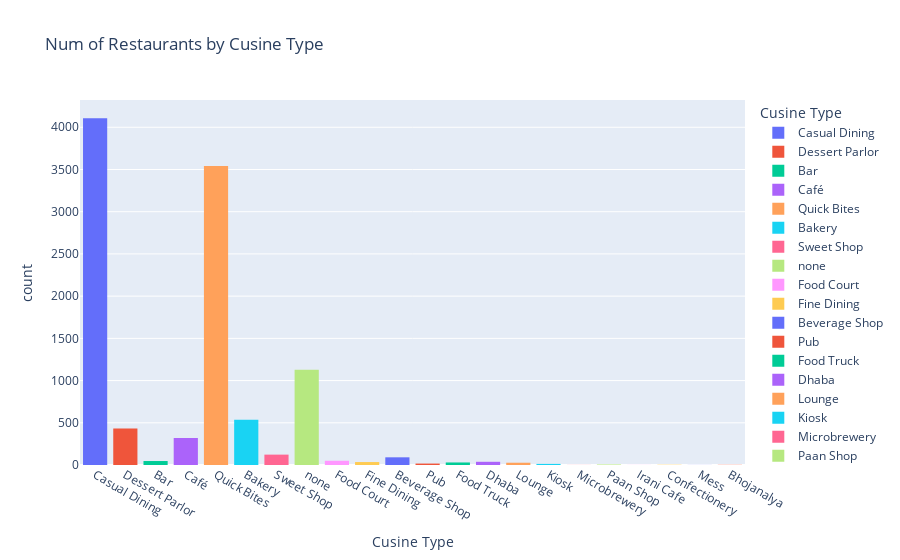

The notebook cell this image was saved under:
### Code cell
fig.show()

### Figure 1 — Plotly figure (JSON) as saved in the notebook; plotly's stock layout.template omitted (floating-point values rounded to 4 significant figures; data arrays with more than 128 entries replaced by an {"elided": "..."} marker saying what was removed)
{"data": [{"alignmentgroup": "True", "bingroup": "x", "hovertemplate": "Cusine Type=%{x}<br>count=%{y}<extra></extra>", "legendgroup": "Casual Dining", "marker": {"color": "#636efa", "pattern": {"shape": ""}}, "name": "Casual Dining", "offsetgroup": "Casual Dining", "orientation": "v", "showlegend": true, "type": "histogram", "x": {"elided": "4107 str values"}, "xaxis": "x", "yaxis": "y"}, {"alignmentgroup": "True", "bingroup": "x", "hovertemplate": "Cusine Type=%{x}<br>count=%{y}<extra></extra>", "legendgroup": "Dessert Parlor", "marker": {"color": "#EF553B", "pattern": {"shape": ""}}, "name": "Dessert Parlor", "offsetgroup": "Dessert Parlor", "orientation": "v", "showlegend": true, "type": "histogram", "x": {"elided": "431 str values"}, "xaxis": "x", "yaxis": "y"}, {"alignmentgroup": "True", "bingroup": "x", "hovertemplate": "Cusine Type=%{x}<br>count=%{y}<extra></extra>", "legendgroup": "Bar", "marker": {"color": "#00cc96", "pattern": {"shape": ""}}, "name": "Bar", "offsetgroup": "Bar", "orientation": "v", "showlegend": true, "type": "histogram", "x": ["Bar", "Bar", "Bar", "Bar", "Bar", "Bar", "Bar", "Bar", "Bar", "Bar", "Bar", "Bar", "Bar", "Bar", "Bar", "Bar", "Bar", "Bar", "Bar", "Bar", "Bar", "Bar", "Bar", "Bar", "Bar", "Bar", "Bar", "Bar", "Bar", "Bar", "Bar", "Bar", "Bar", "Bar", "Bar", "Bar", "Bar", "Bar", "Bar", "Bar", "Bar", "Bar", "Bar", "Bar", "Bar", "Bar", "Bar"], "xaxis": "x", "yaxis": "y"}, {"alignmentgroup": "True", "bingroup": "x", "hovertemplate": "Cusine Type=%{x}<br>count=%{y}<extra></extra>", "legendgroup": "Café", "marker": {"color": "#ab63fa", "pattern": {"shape": ""}}, "name": "Café", "offsetgroup": "Café", "orientation": "v", "showlegend": true, "type": "histogram", "x": {"elided": "320 str values"}, "xaxis": "x", "yaxis": "y"}, {"alignmentgroup": "True", "bingroup": "x", "hovertemplate": "Cusine Type=%{x}<br>count=%{y}<extra></extra>", "legendgroup": "Quick Bites", "marker": {"color": "#FFA15A", "pattern": {"shape": ""}}, "name": "Quick Bites", "offsetgroup": "Quick Bites", "orientation": "v", "showlegend": true, "type": "histogram", "x": {"elided": "3540 str values"}, "xaxis": "x", "yaxis": "y"}, {"alignmentgroup": "True", "bingroup": "x", "hovertemplate": "Cusine Type=%{x}<br>count=%{y}<extra></extra>", "legendgroup": "Bakery", "marker": {"color": "#19d3f3", "pattern": {"shape": ""}}, "name": "Bakery", "offsetgroup": "Bakery", "orientation": "v", "showlegend": true, "type": "histogram", "x": {"elided": "537 str values"}, "xaxis": "x", "yaxis": "y"}, {"alignmentgroup": "True", "bingroup": "x", "hovertemplate": "Cusine Type=%{x}<br>count=%{y}<extra></extra>", "legendgroup": "Sweet Shop", "marker": {"color": "#FF6692", "pattern": {"shape": ""}}, "name": "Sweet Shop", "offsetgroup": "Sweet Shop", "orientation": "v", "showlegend": true, "type": "histogram", "x": ["Sweet Shop", "Sweet Shop", "Sweet Shop", "Sweet Shop", "Sweet Shop", "Sweet Shop", "Sweet Shop", "Sweet Shop", "Sweet Shop", "Sweet Shop", "Sweet Shop", "Sweet Shop", "Sweet Shop", "Sweet Shop", "Sweet Shop", "Sweet Shop", "Sweet Shop", "Sweet Shop", "Sweet Shop", "Sweet Shop", "Sweet Shop", "Sweet Shop", "Sweet Shop", "Sweet Shop", "Sweet Shop", "Sweet Shop", "Sweet Shop", "Sweet Shop", "Sweet Shop", "Sweet Shop", "Sweet Shop", "Sweet Shop", "Sweet Shop", "Sweet Shop", "Sweet Shop", "Sweet Shop", "Sweet Shop", "Sweet Shop", "Sweet Shop", "Sweet Shop", "Sweet Shop", "Sweet Shop", "Sweet Shop", "Sweet Shop", "Sweet Shop", "Sweet Shop", "Sweet Shop", "Sweet Shop", "Sweet Shop", "Sweet Shop", "Sweet Shop", "Sweet Shop", "Sweet Shop", "Sweet Shop", "Sweet Shop", "Sweet Shop", "Sweet Shop", "Sweet Shop", "Sweet Shop", "Sweet Shop", "Sweet Shop", "Sweet Shop", "Sweet Shop", "Sweet Shop", "Sweet Shop", "Sweet Shop", "Sweet Shop", "Sweet Shop", "Sweet Shop", "Sweet Shop", "Sweet Shop", "Sweet Shop", "Sweet Shop", "Sweet Shop", "Sweet Shop", "Sweet Shop", "Sweet Shop", "Sweet Shop", "Sweet Shop", "Sweet Shop", "Sweet Shop", "Sweet Shop", "Sweet Shop", "Sweet Shop", "Sweet Shop", "Sweet Shop", "Sweet Shop", "Sweet Shop", "Sweet Shop", "Sweet Shop", "Sweet Shop", "Sweet Shop", "Sweet Shop", "Sweet Shop", "Sweet Shop", "Sweet Shop", "Sweet Shop", "Sweet Shop", "Sweet Shop", "Sweet Shop", "Sweet Shop", "Sweet Shop", "Sweet Shop", "Sweet Shop", "Sweet Shop", "Sweet Shop", "Sweet Shop", "Sweet Shop", "Sweet Shop", "Sweet Shop", "Sweet Shop", "Sweet Shop", "Sweet Shop", "Sweet Shop", "Sweet Shop", "Sweet Shop", "Sweet Shop", "Sweet Shop", "Sweet Shop", "Sweet Shop", "Sweet Shop", "Sweet Shop", "Sweet Shop"], "xaxis": "x", "yaxis": "y"}, {"alignmentgroup": "True", "bingroup": "x", "hovertemplate": "Cusine Type=%{x}<br>count=%{y}<extra></extra>", "legendgroup": "none", "marker": {"color": "#B6E880", "pattern": {"shape": ""}}, "name": "none", "offsetgroup": "none", "orientation": "v", "showlegend": true, "type": "histogram", "x": {"elided": "1127 str values"}, "xaxis": "x", "yaxis": "y"}, {"alignmentgroup": "True", "bingroup": "x", "hovertemplate": "Cusine Type=%{x}<br>count=%{y}<extra></extra>", "legendgroup": "Food Court", "marker": {"color": "#FF97FF", "pattern": {"shape": ""}}, "name": "Food Court", "offsetgroup": "Food Court", "orientation": "v", "showlegend": true, "type": "histogram", "x": ["Food Court", "Food Court", "Food Court", "Food Court", "Food Court", "Food Court", "Food Court", "Food Court", "Food Court", "Food Court", "Food Court", "Food Court", "Food Court", "Food Court", "Food Court", "Food Court", "Food Court", "Food Court", "Food Court", "Food Court", "Food Court", "Food Court", "Food Court", "Food Court", "Food Court", "Food Court", "Food Court", "Food Court", "Food Court", "Food Court", "Food Court", "Food Court", "Food Court", "Food Court", "Food Court", "Food Court", "Food Court", "Food Court", "Food Court", "Food Court", "Food Court", "Food Court", "Food Court", "Food Court", "Food Court", "Food Court", "Food Court", "Food Court", "Food Court", "Food Court"], "xaxis": "x", "yaxis": "y"}, {"alignmentgroup": "True", "bingroup": "x", "hovertemplate": "Cusine Type=%{x}<br>count=%{y}<extra></extra>", "legendgroup": "Fine Dining", "marker": {"color": "#FECB52", "pattern": {"shape": ""}}, "name": "Fine Dining", "offsetgroup": "Fine Dining", "orientation": "v", "showlegend": true, "type": "histogram", "x": ["Fine Dining", "Fine Dining", "Fine Dining", "Fine Dining", "Fine Dining", "Fine Dining", "Fine Dining", "Fine Dining", "Fine Dining", "Fine Dining", "Fine Dining", "Fine Dining", "Fine Dining", "Fine Dining", "Fine Dining", "Fine Dining", "Fine Dining", "Fine Dining", "Fine Dining", "Fine Dining", "Fine Dining", "Fine Dining", "Fine Dining", "Fine Dining", "Fine Dining", "Fine Dining", "Fine Dining", "Fine Dining", "Fine Dining", "Fine Dining", "Fine Dining", "Fine Dining", "Fine Dining", "Fine Dining", "Fine Dining"], "xaxis": "x", "yaxis": "y"}, {"alignmentgroup": "True", "bingroup": "x", "hovertemplate": "Cusine Type=%{x}<br>count=%{y}<extra></extra>", "legendgroup": "Beverage Shop", "marker": {"color": "#636efa", "pattern": {"shape": ""}}, "name": "Beverage Shop", "offsetgroup": "Beverage Shop", "orientation": "v", "showlegend": true, "type": "histogram", "x": ["Beverage Shop", "Beverage Shop", "Beverage Shop", "Beverage Shop", "Beverage Shop", "Beverage Shop", "Beverage Shop", "Beverage Shop", "Beverage Shop", "Beverage Shop", "Beverage Shop", "Beverage Shop", "Beverage Shop", "Beverage Shop", "Beverage Shop", "Beverage Shop", "Beverage Shop", "Beverage Shop", "Beverage Shop", "Beverage Shop", "Beverage Shop", "Beverage Shop", "Beverage Shop", "Beverage Shop", "Beverage Shop", "Beverage Shop", "Beverage Shop", "Beverage Shop", "Beverage Shop", "Beverage Shop", "Beverage Shop", "Beverage Shop", "Beverage Shop", "Beverage Shop", "Beverage Shop", "Beverage Shop", "Beverage Shop", "Beverage Shop", "Beverage Shop", "Beverage Shop", "Beverage Shop", "Beverage Shop", "Beverage Shop", "Beverage Shop", "Beverage Shop", "Beverage Shop", "Beverage Shop", "Beverage Shop", "Beverage Shop", "Beverage Shop", "Beverage Shop", "Beverage Shop", "Beverage Shop", "Beverage Shop", "Beverage Shop", "Beverage Shop", "Beverage Shop", "Beverage Shop", "Beverage Shop", "Beverage Shop", "Beverage Shop", "Beverage Shop", "Beverage Shop", "Beverage Shop", "Beverage Shop", "Beverage Shop", "Beverage Shop", "Beverage Shop", "Beverage Shop", "Beverage Shop", "Beverage Shop", "Beverage Shop", "Beverage Shop", "Beverage Shop", "Beverage Shop", "Beverage Shop", "Beverage Shop", "Beverage Shop", "Beverage Shop", "Beverage Shop", "Beverage Shop", "Beverage Shop", "Beverage Shop", "Beverage Shop", "Beverage Shop", "Beverage Shop", "Beverage Shop", "Beverage Shop", "Beverage Shop", "Beverage Shop", "Beverage Shop"], "xaxis": "x", "yaxis": "y"}, {"alignmentgroup": "True", "bingroup": "x", "hovertemplate": "Cusine Type=%{x}<br>count=%{y}<extra></extra>", "legendgroup": "Pub", "marker": {"color": "#EF553B", "pattern": {"shape": ""}}, "name": "Pub", "offsetgroup": "Pub", "orientation": "v", "showlegend": true, "type": "histogram", "x": ["Pub", "Pub", "Pub", "Pub", "Pub", "Pub", "Pub", "Pub", "Pub", "Pub", "Pub", "Pub", "Pub", "Pub", "Pub", "Pub", "Pub"], "xaxis": "x", "yaxis": "y"}, {"alignmentgroup": "True", "bingroup": "x", "hovertemplate": "Cusine Type=%{x}<br>count=%{y}<extra></extra>", "legendgroup": "Food Truck", "marker": {"color": "#00cc96", "pattern": {"shape": ""}}, "name": "Food Truck", "offsetgroup": "Food Truck", "orientation": "v", "showlegend": true, "type": "histogram", "x": ["Food Truck", "Food Truck", "Food Truck", "Food Truck", "Food Truck", "Food Truck", "Food Truck", "Food Truck", "Food Truck", "Food Truck", "Food Truck", "Food Truck", "Food Truck", "Food Truck", "Food Truck", "Food Truck", "Food Truck", "Food Truck", "Food Truck", "Food Truck", "Food Truck", "Food Truck", "Food Truck", "Food Truck", "Food Truck", "Food Truck", "Food Truck", "Food Truck", "Food Truck", "Food Truck"], "xaxis": "x", "yaxis": "y"}, {"alignmentgroup": "True", "bingroup": "x", "hovertemplate": "Cusine Type=%{x}<br>count=%{y}<extra></extra>", "legendgroup": "Dhaba", "marker": {"color": "#ab63fa", "pattern": {"shape": ""}}, "name": "Dhaba", "offsetgroup": "Dhaba", "orientation": "v", "showlegend": true, "type": "histogram", "x": ["Dhaba", "Dhaba", "Dhaba", "Dhaba", "Dhaba", "Dhaba", "Dhaba", "Dhaba", "Dhaba", "Dhaba", "Dhaba", "Dhaba", "Dhaba", "Dhaba", "Dhaba", "Dhaba", "Dhaba", "Dhaba", "Dhaba", "Dhaba", "Dhaba", "Dhaba", "Dhaba", "Dhaba", "Dhaba", "Dhaba", "Dhaba", "Dhaba", "Dhaba", "Dhaba", "Dhaba", "Dhaba", "Dhaba", "Dhaba", "Dhaba", "Dhaba", "Dhaba", "Dhaba"], "xaxis": "x", "yaxis": "y"}, {"alignmentgroup": "True", "bingroup": "x", "hovertemplate": "Cusine Type=%{x}<br>count=%{y}<extra></extra>", "legendgroup": "Lounge", "marker": {"color": "#FFA15A", "pattern": {"shape": ""}}, "name": "Lounge", "offsetgroup": "Lounge", "orientation": "v", "showlegend": true, "type": "histogram", "x": ["Lounge", "Lounge", "Lounge", "Lounge", "Lounge", "Lounge", "Lounge", "Lounge", "Lounge", "Lounge", "Lounge", "Lounge", "Lounge", "Lounge", "Lounge", "Lounge", "Lounge", "Lounge", "Lounge", "Lounge", "Lounge", "Lounge", "Lounge", "Lounge", "Lounge", "Lounge", "Lounge"], "xaxis": "x", "yaxis": "y"}, {"alignmentgroup": "True", "bingroup": "x", "hovertemplate": "Cusine Type=%{x}<br>count=%{y}<extra></extra>", "legendgroup": "Kiosk", "marker": {"color": "#19d3f3", "pattern": {"shape": ""}}, "name": "Kiosk", "offsetgroup": "Kiosk", "orientation": "v", "showlegend": true, "type": "histogram", "x": ["Kiosk", "Kiosk", "Kiosk", "Kiosk", "Kiosk", "Kiosk", "Kiosk", "Kiosk", "Kiosk", "Kiosk", "Kiosk", "Kiosk", "Kiosk"], "xaxis": "x", "yaxis": "y"}, {"alignmentgroup": "True", "bingroup": "x", "hovertemplate": "Cusine Type=%{x}<br>count=%{y}<extra></extra>", "legendgroup": "Microbrewery", "marker": {"color": "#FF6692", "pattern": {"shape": ""}}, "name": "Microbrewery", "offsetgroup": "Microbrewery", "orientation": "v", "showlegend": true, "type": "histogram", "x": ["Microbrewery"], "xaxis": "x", "yaxis": "y"}, {"alignmentgroup": "True", "bingroup": "x", "hovertemplate": "Cusine Type=%{x}<br>count=%{y}<extra></extra>", "legendgroup": "Paan Shop", "marker": {"color": "#B6E880", "pattern": {"shape": ""}}, "name": "Paan Shop", "offsetgroup": "Paan Shop", "orientation": "v", "showlegend": true, "type": "histogram", "x": ["Paan Shop", "Paan Shop", "Paan Shop", "Paan Shop", "Paan Shop", "Paan Shop"], "xaxis": "x", "yaxis": "y"}, {"alignmentgroup": "True", "bingroup": "x", "hovertemplate": "Cusine Type=%{x}<br>count=%{y}<extra></extra>", "legendgroup": "Irani Cafe", "marker": {"color": "#FF97FF", "pattern": {"shape": ""}}, "name": "Irani Cafe", "offsetgroup": "Irani Cafe", "orientation": "v", "showlegend": true, "type": "histogram", "x": ["Irani Cafe"], "xaxis": "x", "yaxis": "y"}, {"alignmentgroup": "True", "bingroup": "x", "hovertemplate": "Cusine Type=%{x}<br>count=%{y}<extra></extra>", "legendgroup": "Confectionery", "marker": {"color": "#FECB52", "pattern": {"shape": ""}}, "name": "Confectionery", "offsetgroup": "Confectionery", "orientation": "v", "showlegend": true, "type": "histogram", "x": ["Confectionery", "Confectionery", "Confectionery"], "xaxis": "x", "yaxis": "y"}, {"alignmentgroup": "True", "bingroup": "x", "hovertemplate": "Cusine Type=%{x}<br>count=%{y}<extra></extra>", "legendgroup": "Mess", "marker": {"color": "#636efa", "pattern": {"shape": ""}}, "name": "Mess", "offsetgroup": "Mess", "orientation": "v", "showlegend": true, "type": "histogram", "x": ["Mess"], "xaxis": "x", "yaxis": "y"}, {"alignmentgroup": "True", "bingroup": "x", "hovertemplate": "Cusine Type=%{x}<br>count=%{y}<extra></extra>", "legendgroup": "Bhojanalya", "marker": {"color": "#EF553B", "pattern": {"shape": ""}}, "name": "Bhojanalya", "offsetgroup": "Bhojanalya", "orientation": "v", "showlegend": true, "type": "histogram", "x": ["Bhojanalya", "Bhojanalya"], "xaxis": "x", "yaxis": "y"}], "layout": {"barmode": "relative", "legend": {"title": {"text": "Cusine Type"}, "tracegroupgap": 0}, "title": {"text": "Num of Restaurants by Cusine Type"}, "xaxis": {"anchor": "y", "categoryarray": ["Casual Dining", "Dessert Parlor", "Bar", "Café", "Quick Bites", "Bakery", "Sweet Shop", "none", "Food Court", "Fine Dining", "Beverage Shop", "Pub", "Food Truck", "Dhaba", "Lounge", "Kiosk", "Microbrewery", "Paan Shop", "Irani Cafe", "Confectionery", "Mess", "Bhojanalya"], "categoryorder": "array", "domain": [0, 1], "title": {"text": "Cusine Type"}}, "yaxis": {"anchor": "x", "domain": [0, 1], "title": {"text": "count"}}}}
